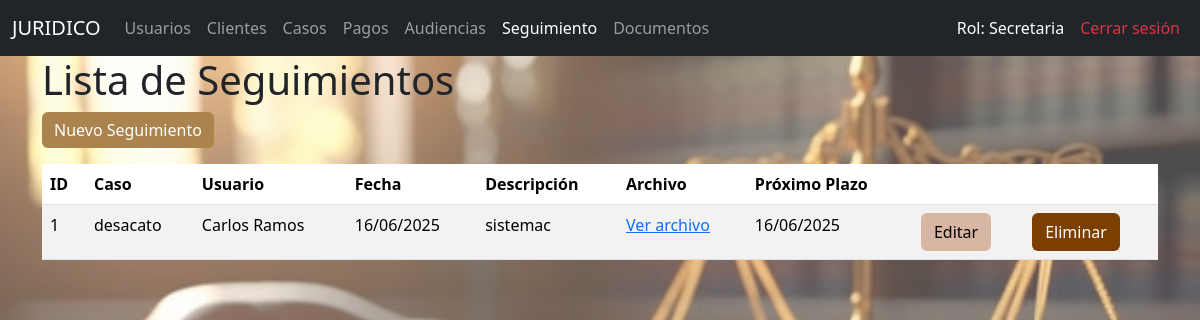
/seguimientos/ (signed in), run on the app's committed database.
### models/rol_model.py (models this page shows, shortened)
class Rol(db.Model):
    __tablename__ = "rol"
    id_rol = db.Column(db.Integer,primary_key = True)
    nombre_rol = db.Column(db.String(50), nullable = False)
    usuarios = db.relationship('Usuario', back_populates='rol')

### models/seguimiento_model.py (models this page shows, shortened)
class Seguimiento(db.Model):
    __tablename__ = 'seguimiento'
    id = Column(Integer, primary_key=True, autoincrement=True)
    id_caso = Column(Integer, ForeignKey('caso.id_caso'), nullable=False)
    id_usuario = Column(Integer, ForeignKey('usuarios.id_usuario'), nullable=False)
    fecha = Column(Date, nullable=False)
    descripcion = Column(Text, nullable=False)
    archivo_url = Column(String(255))
    proximo_plazo = Column(Date)
    caso = db.relationship("Caso", back_populates="seguimientos")
    usuario = db.relationship("Usuario", back_populates="seguimientos")
    @staticmethod
    def get_all():
        return Seguimiento.query.all()

### models/caso_model.py (models this page shows, shortened)
class Caso(db.Model):
    __tablename__ = "caso"
    id_caso = db.Column(db.Integer, primary_key=True)
    id_cliente = db.Column(db.Integer, db.ForeignKey('clientes.id'), nullable=False)
    id_usuario = db.Column(db.Integer, db.ForeignKey('usuarios.id_usuario'), nullable=False)
    id_tipo = db.Column(db.Integer, db.ForeignKey('tipo_caso.id_tipo_caso'), nullable=False)
    id_estado_caso = db.Column(db.Integer, db.ForeignKey('estado_caso.id_estado_caso'), nullable=False)
    id_estado_pago = db.Column(db.Integer, db.ForeignKey('estado_pago.id_estado_pago'), nullable=False)
    fecha_apertura = db.Column(db.DateTime, nullable=False)
    descripcion = db.Column(db.Text, nullable=True)
    monto_total = db.Column(Numeric(10, 2), nullable=False)
    activo = db.Column(db.Boolean, default=True)
    cliente = db.relationship('Cliente', back_populates='casos')
    usuario = db.relationship('Usuario', back_populates='casos')
    tipo = db.relationship('TipoCaso', back_populates='casos')
    estado_caso = db.relationship('EstadoCaso', back_populates='casos')
    estado_pago = db.relationship('EstadoPago', back_populates='casos')
    audiencias = db.relationship('Audiencia', back_populates='caso')
    pagos = db.relationship("Pago", back_populates="caso")
    seguimientos = db.relationship('Seguimiento', back_populates='caso')
    documentos = db.relationship('Documento', back_populates='caso')

### models/usuario_model.py (models this page shows, shortened)
class Usuario(db.Model):
    __tablename__ = "usuarios"
    id_usuario = db.Column(db.Integer,primary_key = True)
    nombre = db.Column(db.String(80), nullable = False)
    usuario = db.Column(db.String(20), nullable = False, unique=True)
    password = db.Column (db.String, nullable=False)
    telefono = db.Column(db.String(20), nullable = True)
    direccion = db.Column(db.String(80), nullable = False)
    matricula = db.Column(db.String(50))
    id_especialidad = db.Column(db.Integer, db.ForeignKey('especialidad.id_especialidad'))
    id_rol = db.Column(db.Integer, db.ForeignKey('rol.id_rol'), nullable=False)
    id_estado_usuario = db.Column(db.Integer, db.ForeignKey('estado_usuario.id_estado_usuario'))
    activo = db.Column(db.Boolean, default=True, nullable=False)
    rol = db.relationship('Rol', back_populates='usuarios')
    estado_usuario = db.relationship('EstadoUsuario', back_populates='usuarios')
    especialidad = db.relationship('Especialidad', back_populates='usuarios')
    casos = db.relationship('Caso', back_populates='usuario')
    seguimientos = db.relationship('Seguimiento', back_populates='usuario')
    @staticmethod
    def get_by_id(id_usuario):
        return Usuario.query.get(id_usuario)

### controllers/seguimiento_controller.py (the view)
@seguimiento_bp.route("/")
def index():
    seguimientos = Seguimiento.get_all()
    return seguimiento_view.list(seguimientos)

### app.py (called while the page is built)
@login_manager.user_loader
def load_user(user_id):
    usuario = Usuario.get_by_id(int(user_id))
    return UserLogin(usuario) if usuario else None

@app.context_processor
def inject_active_path():
    def is_active(path):
        return 'active' if request.path == path else ''
    return dict(is_active=is_active)

### auth/user_login.py (called while the page is built)
    @property
    def rol(self):
        return self.usuario.rol.nombre_rol

### controllers/seguimiento_controller.py (called while the page is built)
@seguimiento_bp.before_request
def verificar_autenticacion():
    if not current_user.is_authenticated:
        return redirect(url_for('home'))  # Ruta de login o inicio

### views/seguimiento_view.py (called while the page is built)
def list(seguimientos):
    return render_template("seguimientos/index.html", seguimientos=seguimientos)

### templates/seguimientos/index.html (shortened to what this page needs)
{% extends "base.html" %}
{% block content %}
<h1>Lista de Seguimientos</h1>
<a class="btn btn-success mb-3" href="{{ url_for('seguimiento.create') }}" style=" background-color:rgb(171, 131, 78); color: white; border: none;">Nuevo Seguimiento</a>
<table class="table table-striped">
<thead>
<tr>
<th>ID</th>
<th>Caso</th>
<th>Usuario</th>
<th>Fecha</th>
<th>Descripción</th>
<th>Archivo</th>
<th>Próximo Plazo</th>
<th></th>
<th></th>
</tr>
</thead>
<tbody>
        {% for seguimiento in seguimientos %}
        <tr>
<td>{{ seguimiento.id }}</td>
<td>{{ seguimiento.caso.descripcion if seguimiento.caso else 'N/A' }}</td>
<td>{{ seguimiento.usuario.nombre if seguimiento.usuario else 'N/A' }}</td>
<td>{{ seguimiento.fecha.strftime('%d/%m/%Y') }}</td>
<td>{{ seguimiento.descripcion }}</td>
<td>
                {% if seguimiento.archivo_url %}
                    <a href="{{ url_for('static', filename=seguimiento.archivo_url) }}" target="_blank">Ver archivo</a>
                {% else %}
                    -
                {% endif %}
            </td>
<td>
                {% if seguimiento.proximo_plazo %}
                    {{ seguimiento.proximo_plazo.strftime('%d/%m/%Y') }}
                {% else %}
                    -
                {% endif %}
            </td>
<td>
<a class="btn" style="background-color:#D8B6A4;color:black;" href="{{ url_for('seguimiento.edit', id=seguimiento.id) }}" style=" background-color:rgb(134, 80, 66); color: white; border: none;">Editar</a>
</td>
<td>
<form action="{{ url_for('seguimiento.delete', id=seguimiento.id) }}" method="post" style="display:inline;">
<button class="btn" style="background-color:#7B3F00;color:white;" onclick="return confirm('¿Estás seguro de eliminar este seguimiento?')" style=" background-color:rgb(150, 113, 67); color: white; border: none;" type="submit">Eliminar</button>
</form>
</td>
</tr>
        {% endfor %}
    </tbody>
</table>
{% endblock %}

### templates/base.html (shortened to what this page needs)
<!doctype html>
<html lang="es">
  <head>
    <link href="https://cdn.jsdelivr.net/npm/bootstrap@5.3.6/dist/css/bootstrap.min.css" rel="stylesheet">
</head>
<body style="position: relative; z-index: 0;">
    <nav class="navbar navbar-expand-lg navbar-dark bg-dark">
        <div class="container-fluid">
          <a class="navbar-brand" href="#">JURIDICO</a>
          <div class="collapse navbar-collapse" id="navbarNav">
            <ul class="navbar-nav">
              <li class="nav-item">
                <a class="nav-link " aria-current="page" href="/usuarios/">Usuarios</a>
              </li>
              <li class="nav-item">
                <a class="nav-link {{is_active('/clientes/')}}" href="/clientes/">Clientes</a>
              </li>
              <li class="nav-item">
                <a class="nav-link {{is_active('/casos/')}}" href="/casos/">Casos</a>
              </li>
              <li class="nav-item">
                <a class="nav-link {{is_active('/pagos/')}}" href="/pagos/">Pagos</a>
              </li>
              <li class="nav-item">
                <a class="nav-link {{is_active('/audiencias/')}}" href="/audiencias/">Audiencias</a>
              </li>
              <li class="nav-item">
                <a class="nav-link {{is_active('/seguimientos/')}}" href="/seguimientos/">Seguimiento</a>
              </li>
              <li class="nav-item">
                <a class="nav-link {{is_active('/documentos/')}}" href="/documentos/">Documentos</a>
              </li>
            </ul>
          </div>
          <div class="collapse navbar-collapse" id="navbarNav">
            <ul class="navbar-nav ms-auto">
              <li class="nav-item">
                <span class="nav-link text-white">Rol: {{ current_user.rol }}</span>
              </li>
              <li class="nav-item">
                <a class="nav-link text-danger" href="{{ url_for('logout') }}">
                   Cerrar sesión
                </a>
              </li>
            </ul>
          </div>
        </div>
      </nav>
    <div class="container">
        {% block content %}
        {% endblock  %}
    </div>
  </body>
</html>

### templates/base.html (style rules this page uses)
body::before { content: ""; position: fixed; top: 0; left: 0; width: 100%; height: 100%; background: url('/static/img/fondo.jpg') no-repeat center center fixed; background-size: cover; opacity: 0.70; z-index: -1; }

### data on the page
Rol: rol "Secretaria"
Seguimiento: id "1", caso "desacato", usuario "Carlos Ramos", fecha "16/06/2025", descripcion "sistemac", proximo_plazo "16/06/2025"
